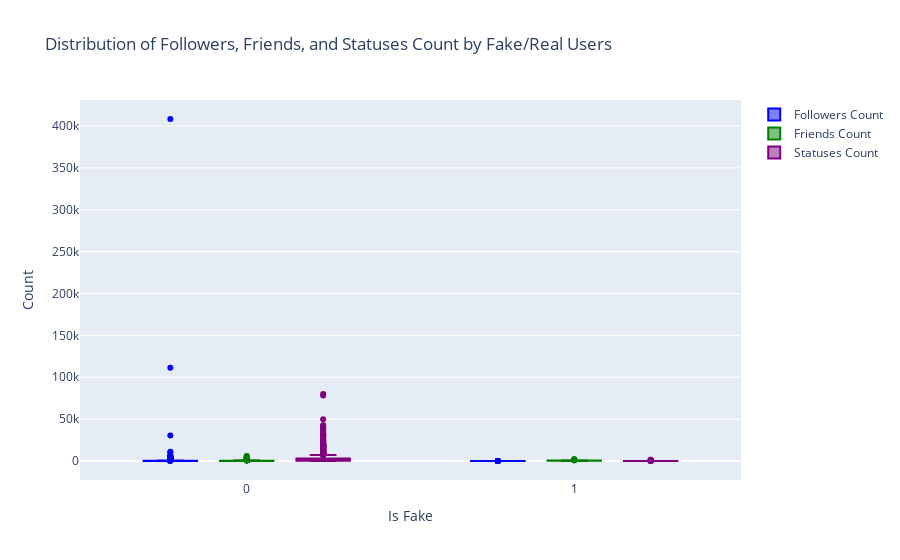

Notebook code cell kept with this figure:
### Code cell
import plotly.graph_objects as go

# Create box plots for each metric
fig_combined = go.Figure()

fig_combined.add_trace(go.Box(
    y=X_train['followers_count'],
    x=y_train,
    name='Followers Count',
    marker_color='blue'
))

fig_combined.add_trace(go.Box(
    y=X_train['friends_count'],
    x=y_train,
    name='Friends Count',
    marker_color='green'
))

fig_combined.add_trace(go.Box(
    y=X_train['statuses_count'],
    x=y_train,
    name='Statuses Count',
    marker_color='purple'
))

# Update layout
fig_combined.update_layout(
    title='Distribution of Followers, Friends, and Statuses Count by Fake/Real Users',
    xaxis_title='Is Fake',
    yaxis_title='Count',
    boxmode='group'
)

fig_combined.show()

### Figure 1 — Plotly figure (JSON) as saved in the notebook; plotly's stock layout.template omitted (floating-point values rounded to 4 significant figures; data arrays with more than 128 entries replaced by an {"elided": "..."} marker saying what was removed)
{"data": [{"marker": {"color": "blue"}, "name": "Followers Count", "type": "box", "x": {"elided": "2254 int values"}, "y": {"elided": "2254 int values"}}, {"marker": {"color": "green"}, "name": "Friends Count", "type": "box", "x": {"elided": "2254 int values"}, "y": {"elided": "2254 int values"}}, {"marker": {"color": "purple"}, "name": "Statuses Count", "type": "box", "x": {"elided": "2254 int values"}, "y": {"elided": "2254 int values"}}], "layout": {"boxmode": "group", "title": {"text": "Distribution of Followers, Friends, and Statuses Count by Fake/Real Users"}, "xaxis": {"title": {"text": "Is Fake"}}, "yaxis": {"title": {"text": "Count"}}}}
